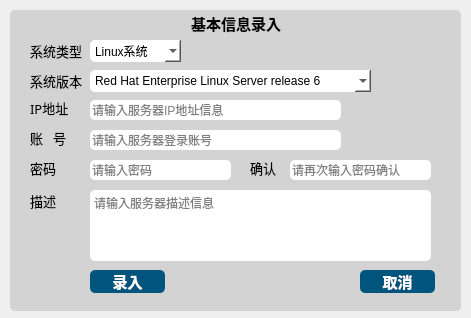
<?xml version="1.0" encoding="UTF-8"?>
<ui version="4.0">
 <class>enterInfo</class>
 <widget class="QWidget" name="enterInfo">
  <property name="enabled">
   <bool>true</bool>
  </property>
  <property name="geometry">
   <rect>
    <x>0</x>
    <y>0</y>
    <width>471</width>
    <height>318</height>
   </rect>
  </property>
  <property name="windowTitle">
   <string>信息录入</string>
  </property>
  <widget class="QGroupBox" name="groupBox">
   <property name="geometry">
    <rect>
     <x>10</x>
     <y>10</y>
     <width>451</width>
     <height>301</height>
    </rect>
   </property>
   <property name="font">
    <font>
     <family>华文中宋</family>
     <pointsize>11</pointsize>
     <weight>75</weight>
     <bold>true</bold>
    </font>
   </property>
   <property name="styleSheet">
    <string notr="true">border-radius:5px;
background-color: lightgray;</string>
   </property>
   <property name="title">
    <string>基本信息录入</string>
   </property>
   <property name="alignment">
    <set>Qt::AlignCenter</set>
   </property>
   <widget class="QLabel" name="labelSelectOS">
    <property name="geometry">
     <rect>
      <x>20</x>
      <y>30</y>
      <width>61</width>
      <height>21</height>
     </rect>
    </property>
    <property name="font">
     <font>
      <family>华文中宋</family>
      <pointsize>10</pointsize>
      <weight>50</weight>
      <bold>false</bold>
     </font>
    </property>
    <property name="text">
     <string>系统类型</string>
    </property>
   </widget>
   <widget class="QComboBox" name="comboBoxSelectOS">
    <property name="geometry">
     <rect>
      <x>80</x>
      <y>30</y>
      <width>91</width>
      <height>22</height>
     </rect>
    </property>
    <property name="styleSheet">
     <string notr="true">border-radius:5px;
background-color: rgb(255, 255, 255);</string>
    </property>
    <item>
     <property name="text">
      <string>Linux系统</string>
     </property>
    </item>
    <item>
     <property name="text">
      <string>AIX系统</string>
     </property>
    </item>
    <item>
     <property name="text">
      <string>Windows系统</string>
     </property>
    </item>
    <item>
     <property name="text">
      <string>HP-UNIX系统</string>
     </property>
    </item>
   </widget>
   <widget class="QLabel" name="labelVersion">
    <property name="geometry">
     <rect>
      <x>20</x>
      <y>60</y>
      <width>61</width>
      <height>21</height>
     </rect>
    </property>
    <property name="font">
     <font>
      <family>华文中宋</family>
      <pointsize>10</pointsize>
     </font>
    </property>
    <property name="text">
     <string>系统版本</string>
    </property>
   </widget>
   <widget class="QLabel" name="labelIP">
    <property name="geometry">
     <rect>
      <x>20</x>
      <y>90</y>
      <width>54</width>
      <height>16</height>
     </rect>
    </property>
    <property name="font">
     <font>
      <family>华文中宋</family>
      <pointsize>10</pointsize>
     </font>
    </property>
    <property name="text">
     <string>IP地址</string>
    </property>
   </widget>
   <widget class="QLineEdit" name="lineEditIP">
    <property name="geometry">
     <rect>
      <x>80</x>
      <y>90</y>
      <width>251</width>
      <height>20</height>
     </rect>
    </property>
    <property name="styleSheet">
     <string notr="true">border-radius:5px;
background-color: rgb(255, 255, 255);</string>
    </property>
    <property name="placeholderText">
     <string>请输入服务器IP地址信息</string>
    </property>
    <property name="clearButtonEnabled">
     <bool>true</bool>
    </property>
   </widget>
   <widget class="QLabel" name="labelUserName">
    <property name="geometry">
     <rect>
      <x>20</x>
      <y>120</y>
      <width>54</width>
      <height>16</height>
     </rect>
    </property>
    <property name="font">
     <font>
      <family>华文中宋</family>
      <pointsize>10</pointsize>
     </font>
    </property>
    <property name="text">
     <string>账   号</string>
    </property>
   </widget>
   <widget class="QLineEdit" name="lineEditUserName">
    <property name="geometry">
     <rect>
      <x>80</x>
      <y>120</y>
      <width>251</width>
      <height>20</height>
     </rect>
    </property>
    <property name="styleSheet">
     <string notr="true">border-radius:5px;
background-color: rgb(255, 255, 255);</string>
    </property>
    <property name="placeholderText">
     <string>请输入服务器登录账号</string>
    </property>
    <property name="clearButtonEnabled">
     <bool>true</bool>
    </property>
   </widget>
   <widget class="QLabel" name="labelPassWord">
    <property name="geometry">
     <rect>
      <x>20</x>
      <y>150</y>
      <width>54</width>
      <height>16</height>
     </rect>
    </property>
    <property name="font">
     <font>
      <family>华文中宋</family>
      <pointsize>10</pointsize>
     </font>
    </property>
    <property name="text">
     <string>密码</string>
    </property>
   </widget>
   <widget class="QLineEdit" name="lineEditPassWord">
    <property name="geometry">
     <rect>
      <x>80</x>
      <y>150</y>
      <width>141</width>
      <height>20</height>
     </rect>
    </property>
    <property name="styleSheet">
     <string notr="true">border-radius:5px;
background-color: rgb(255, 255, 255);</string>
    </property>
    <property name="echoMode">
     <enum>QLineEdit::Password</enum>
    </property>
    <property name="placeholderText">
     <string>请输入密码</string>
    </property>
    <property name="clearButtonEnabled">
     <bool>true</bool>
    </property>
   </widget>
   <widget class="QLabel" name="labelEnsure">
    <property name="geometry">
     <rect>
      <x>240</x>
      <y>150</y>
      <width>41</width>
      <height>16</height>
     </rect>
    </property>
    <property name="font">
     <font>
      <family>华文中宋</family>
      <pointsize>10</pointsize>
     </font>
    </property>
    <property name="text">
     <string>确认</string>
    </property>
   </widget>
   <widget class="QLineEdit" name="lineEditEnsure">
    <property name="geometry">
     <rect>
      <x>280</x>
      <y>150</y>
      <width>141</width>
      <height>20</height>
     </rect>
    </property>
    <property name="styleSheet">
     <string notr="true">border-radius:5px;
background-color: rgb(255, 255, 255);</string>
    </property>
    <property name="echoMode">
     <enum>QLineEdit::Password</enum>
    </property>
    <property name="placeholderText">
     <string>请再次输入密码确认</string>
    </property>
    <property name="clearButtonEnabled">
     <bool>true</bool>
    </property>
   </widget>
   <widget class="QLabel" name="labelDescription">
    <property name="geometry">
     <rect>
      <x>20</x>
      <y>180</y>
      <width>54</width>
      <height>21</height>
     </rect>
    </property>
    <property name="font">
     <font>
      <family>华文中宋</family>
      <pointsize>10</pointsize>
     </font>
    </property>
    <property name="text">
     <string>描述</string>
    </property>
   </widget>
   <widget class="QPlainTextEdit" name="plainTextEditDescription">
    <property name="geometry">
     <rect>
      <x>80</x>
      <y>180</y>
      <width>341</width>
      <height>71</height>
     </rect>
    </property>
    <property name="styleSheet">
     <string notr="true">border-radius:5px;
background-color: rgb(255, 255, 255);</string>
    </property>
    <property name="placeholderText">
     <string>请输入服务器描述信息</string>
    </property>
   </widget>
   <widget class="QPushButton" name="pushButtonEntry">
    <property name="geometry">
     <rect>
      <x>80</x>
      <y>260</y>
      <width>75</width>
      <height>23</height>
     </rect>
    </property>
    <property name="font">
     <font>
      <family>微软雅黑</family>
      <pointsize>11</pointsize>
      <weight>75</weight>
      <bold>true</bold>
     </font>
    </property>
    <property name="styleSheet">
     <string notr="true">background-color: rgb(0, 85, 127);
border-radius:5px;
color: rgb(255, 255, 255);</string>
    </property>
    <property name="text">
     <string>录入</string>
    </property>
   </widget>
   <widget class="QPushButton" name="pushButtonQuit">
    <property name="geometry">
     <rect>
      <x>350</x>
      <y>260</y>
      <width>75</width>
      <height>23</height>
     </rect>
    </property>
    <property name="font">
     <font>
      <family>微软雅黑</family>
      <pointsize>11</pointsize>
      <weight>75</weight>
      <bold>true</bold>
     </font>
    </property>
    <property name="styleSheet">
     <string notr="true">color: rgb(255, 255, 255);
background-color: rgb(0, 85, 127);
border-radius:5px;</string>
    </property>
    <property name="text">
     <string>取消</string>
    </property>
   </widget>
   <widget class="QComboBox" name="comboBoxSelectVersion">
    <property name="geometry">
     <rect>
      <x>80</x>
      <y>60</y>
      <width>281</width>
      <height>22</height>
     </rect>
    </property>
    <property name="autoFillBackground">
     <bool>false</bool>
    </property>
    <property name="styleSheet">
     <string notr="true">border-radius:5px;
background-color: rgb(255, 255, 255);</string>
    </property>
    <property name="editable">
     <bool>false</bool>
    </property>
    <item>
     <property name="text">
      <string>Red Hat Enterprise Linux Server release 6</string>
     </property>
    </item>
    <item>
     <property name="text">
      <string>Red Hat Enterprise Linux Server release 7</string>
     </property>
    </item>
    <item>
     <property name="text">
      <string>Red Hat Enterprise Linux Server release 8</string>
     </property>
    </item>
    <item>
     <property name="text">
      <string>CentOS Linux release 6</string>
     </property>
    </item>
    <item>
     <property name="text">
      <string>CentOS Linux release 7</string>
     </property>
    </item>
    <item>
     <property name="text">
      <string>CentOS Linux release 8</string>
     </property>
    </item>
    <item>
     <property name="text">
      <string>SUSE Linux 11</string>
     </property>
    </item>
    <item>
     <property name="text">
      <string>SUSE Linux 12</string>
     </property>
    </item>
    <item>
     <property name="text">
      <string>AIX Version 6</string>
     </property>
    </item>
    <item>
     <property name="text">
      <string>AIX Version 7</string>
     </property>
    </item>
    <item>
     <property name="text">
      <string>Windows Server 2003 32位</string>
     </property>
    </item>
    <item>
     <property name="text">
      <string>Windows Server 2003 64位</string>
     </property>
    </item>
    <item>
     <property name="text">
      <string>Windows Server 2008 32位</string>
     </property>
    </item>
    <item>
     <property name="text">
      <string>Windows Server 2008 64位</string>
     </property>
    </item>
    <item>
     <property name="text">
      <string>Windows Server 2012 32位</string>
     </property>
    </item>
    <item>
     <property name="text">
      <string>Windows Server 2012 64位</string>
     </property>
    </item>
    <item>
     <property name="text">
      <string>Windows Server 2016 32位</string>
     </property>
    </item>
    <item>
     <property name="text">
      <string>Windows Server 2016 64位</string>
     </property>
    </item>
    <item>
     <property name="text">
      <string>Windows XP 32位</string>
     </property>
    </item>
    <item>
     <property name="text">
      <string>Windows XP 64位</string>
     </property>
    </item>
    <item>
     <property name="text">
      <string>Windows 7 32位</string>
     </property>
    </item>
    <item>
     <property name="text">
      <string>Windows 7 64位</string>
     </property>
    </item>
    <item>
     <property name="text">
      <string>Windows 10 32位</string>
     </property>
    </item>
    <item>
     <property name="text">
      <string>Windows 10 64位</string>
     </property>
    </item>
    <item>
     <property name="text">
      <string>Others</string>
     </property>
    </item>
   </widget>
  </widget>
 </widget>
 <resources/>
 <connections/>
</ui>
